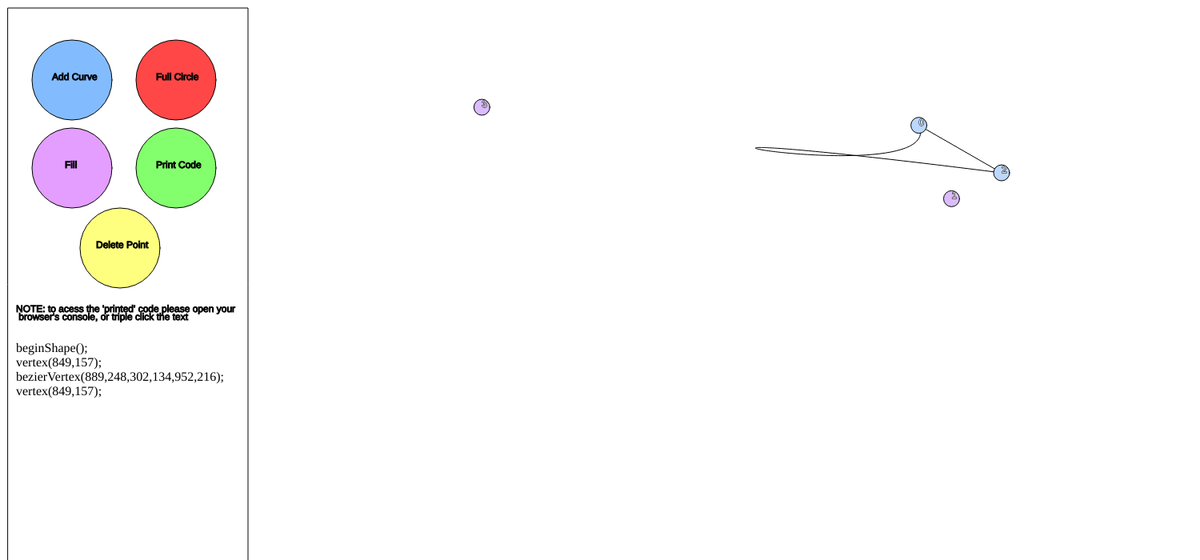
Frame 1 (no input)
Frame 60 (no input): identical to frame 1, image omitted
Frame 120 (the mouse pressed at the canvas centre since frame 60): identical to frame 1, image omitted

The p5.js sketch that drew this single still picture (run headless with seeded random() and noise() and a simulated clock; from frame 60 on, the mouse is pressed at the canvas centre):

// p5.js sketch
// ── sketch.js

//play with these varibles
var fillcolor;

var dragable; // Declare object
var dragables = []; //array to hold all the dragable buttons

//varibles for buttons
var justpushed = false;
var buttonx = 90;
var buttony = 100;
var buttonx2 = 220;
var buttony2= 100;
var buttonx3 = 90;
var buttony3= 210;
var buttonx4 = 220;
var buttony4= 210;
var buttonx5 = 150;
var buttony5= 310;

//varibles for shape
var shapefilled = false;
var fullcircle = true;

var killer;

function setup() {
 //play with these too!
 fillcolor = color(255, 182, 130);
 createCanvas(1500, 700);

 var killer = 0;


  
  // Create objects in dragable array
  dragables.push(new Dragme());
  dragables.push(new Dragme());
  dragables.push(new Dragme());
  dragables.push(new Dragme());
}

function draw() {
  //nice looking background
  background(255, 255, 255);
  
  //dealing with dragable graphics and position
  for (var i = 0; i < dragables.length; i++) {



    //making the dragables, well, dragable
    //creating a var to store how many are selected (without this you'd end up picking up two dragables at a time and you wouldnt be able to seperate them)
    var dragablesselcted = 0;
    //finding how many dragables are selected
    for (var m = 0; m < dragables.length; m++) {
      if(dragables[m].dragablemoving){dragablesselcted++;}
    }
    //if the mouse is pressed and other dragables aren't selected movement is enabled for this dragable (it checks for mouse position inside of the Dragme.move();)
    if((mouseIsPressed && dragablesselcted <= 1 && dragables[i].dragablemoving) || (dragablesselcted == 0)){
      dragables[i].move();
    }
    //if the mouse isn't pressed this makes it so no dragables are selected
    if(!mouseIsPressed){
      dragablesselcted = 0;
      dragables[i].dragablemoving = false;
    }

  }
  
  

  //making the curve using the dragable's locations
  //setting up P5 to just draw a line
  if(!shapefilled){
    noFill();
  }
  if(shapefilled){
    fill(fillcolor);
  }
  stroke(0,0,0);
  //starts drawing a shape
  beginShape();
  //gives the first point to the shape
  vertex(dragables[0].x, dragables[0].y);
  //for each 3 dragables it draws a bezzier using the 3 dragables and the last dragable from the most recent bezzier (in the first bezzier curve it uses the vertecy made a few lines above)
  for(var i = 1; i < dragables.length-1;i++){
    bezierVertex(dragables[i].x, dragables[i].y, dragables[i+2].x, dragables[i+2].y, dragables[i+1].x, dragables[i+1].y);
    i++;
    i++;
  }
  if(fullcircle){
    vertex(dragables[0].x, dragables[0].y);
  }

  
  endShape();
  for(var i = 0; i < dragables.length;i++){

    //dragable graphics
    //choosing color of dragable
    if( ((i+1) % 3 == 0) || (i == 0) ){
      fill(188, 216, 255);
    }  
    else{
      fill(219, 188, 255);
    }

    //displaying the dragables
    dragables[i].display();
    //writing the number of dragable inside of the dragable
    fill(255,255,255);
    text(i,dragables[i].x,dragables[i].y);
  }
  //setting the tint back to normal if the shape was filled
  tint(255);

  //UI stuff (buttons, generated code)
  fill(255,255,255);
  rect(10,10,300,height);

  //generated code
  fill(0);
  text("NOTE: to acess the 'printed' code please open your", 20,390);
  text(" browser's console, or triple click the text", 20, 400);
  removeElements();

  var htmltext = ['beginShape(); <br>' + "vertex(" + round(dragables[0].x-300) + "," + round(dragables[0].y) + "); <br>" ];
   htmltext.join(" ");
    var test;
 
    var testArray = ["a" , "b" ,"c"];
 

  for(var i = 1; i < dragables.length-1;i++){
 //Eva's code: this makes it so that it doesn't add each piece to the array, but as one line for the coordinates, eliminating extra commas 
      htmltext.push("bezierVertex(" + round(dragables[i].x-300) + "," + round(dragables[i].y)  + "," + round(dragables[i+2].x-300)  + "," + round(dragables[i+2].y)  + "," + round(dragables[i+1].x-300) + "," + round(dragables[i+1].y) + "); <br>");
 
    i++;
    i++;
    
  }
    

    
  if(fullcircle){
    htmltext.push("vertex(" + round(dragables[0].x-300) + "," + round(dragables[0].y) + ");");
         htmltext.join(" ");
  }
  else{
    htmltext.push("endShape();");
         htmltext.join(" ");
  }
 
    //original code to push text
    //var printhtmltext = createDiv(join(htmltext, ""));
 // printhtmltext.position(10,400);

    
    //Eva's added code that prints the code (htmltext) as text into a div
   // var printdiv = document.createElement("div");
   // rintdiv.innerHTML = htmltext;
    
    //var node = document.createTextNode(htmltext);
    //printdiv.appendChild(node);
    
   // var displayedText = document.getElementById("div1");
  //  displayedText.appendChild(printdiv); //replace instead of append

//attempt 2
    var printText = createP(htmltext.join(" "));
    printText.position(20,410);
    printText.innerHTML = htmltext;
   // document.getElementById("p1").innerHTML = htmltext;


    
    
    


  //buttons Note: I know this code is messy. I didn't want to make a button object for the 3-4 buttons im going to include in this program
  // get distance between mouse and circle

  var distance = dist(mouseX, mouseY, buttonx, buttony); 
  

  // if the distance is less than the circle's radius
  if(distance < 50)
  {
    isOverCircle = true;
  } else {
    isOverCircle = false;
  }

  ellipseMode(CENTER);
  //if the mouse is over the circle
  if(isOverCircle == true)
  {
    //changes the color of the button
    fill(100);
    if(mouseIsPressed && !justpushed){
      //if the button is pushed add in 3 new dragables, to make a new curve and make the button unpressable for short time (otherwise the screen becomes spammed with curves very quickly)
      justpushed = true;
      dragables.push(new Dragme());
      dragables.push(new Dragme());
      dragables.push(new Dragme());
    }
  }
  else {
    fill(200);
    
  }
  if(!mouseIsPressed){
    justpushed = false;
  }
  fill(130, 188, 255);
    ellipse(buttonx, buttony, 100, 100);
  fill(0,0,0);
  text("Add Curve",buttonx-25,buttony);




  // get distance between mouse and circle

  var distance = dist(mouseX, mouseY, buttonx2, buttony2); 
  

  // if the distance is less than the circle's radius
  if(distance < 50)
  {
    isOverCircle = true;
  } else {
    isOverCircle = false;
  }

  ellipseMode(CENTER);
  //if the mouse is over the circle
  if(isOverCircle == true)
  {
    //changes the color of the button
    fill(100);
    if(mouseIsPressed && !justpushed){
      justpushed=true;
      if(fullcircle){fullcircle=false;}
      else if(!fullcircle){fullcircle=true;}
    }
  }
  else {
    fill(200); 
  }
  if(!mouseIsPressed){
    justpushed = false;
  }
  fill(255, 71, 71);
    ellipse(buttonx2, buttony2, 100, 100);
  fill(0,0,0);
  text("Full Circle",buttonx2-25,buttony2);



  // get distance between mouse and circle

  var distance = dist(mouseX, mouseY, buttonx3, buttony3); 
  

  // if the distance is less than the circle's radius
  if(distance < 50)
  {
    isOverCircle = true;
  } else {
    isOverCircle = false;
  }

  ellipseMode(CENTER);
  //if the mouse is over the circle
  if(isOverCircle == true)
  {
    //changes the color of the button
    fill(100);
    if(mouseIsPressed && !justpushed){
      justpushed = true;
      if(shapefilled){shapefilled=false;}
      else if(!shapefilled){shapefilled=true;}
    }
  }
  else {
    fill(200); 
  }
  if(!mouseIsPressed){
    justpushed = false;
  }
  fill(227, 158, 255);
    ellipse(buttonx3, buttony3, 100, 100);
  fill(0,0,0);
  text("Fill",buttonx3-9,buttony3);


  // get distance between mouse and circle

  var distance = dist(mouseX, mouseY, buttonx4, buttony4); 
  

  // if the distance is less than the circle's radius
  if(distance < 50)
  {
    isOverCircle = true;
  } else {
    isOverCircle = false;
  }

  ellipseMode(CENTER);
  //if the mouse is over the circle
  if(isOverCircle == true)
  {
    //changes the color of the button
    fill(100);
    if(mouseIsPressed && !justpushed){
      justpushed = true;
      println("beginShape();");
      println("vertex(" + round(dragables[0].x-300) + round(dragables[0].y) + ");");
      for(var i = 1; i < dragables.length-1;i++){
        println("bezierVertex(" + round(dragables[i].x-300)  + round(dragables[i].y)  + round(dragables[i+2].x-300) + round(dragables[i+2].y) + round(dragables[i+1].x-300)  + round(dragables[i+1].y) + ");");
        i++;
        i++;
      }
      if(fullcircle){
        println("vertex(" + round(dragables[0].x-300)  + round(dragables[0].y) + ");");
        println("endShape();");
      }
      else{
        println("endShape();");
      }
      
    }
  }
  else {
    fill(200); 
  }
  if(!mouseIsPressed){
    justpushed = false;
  }
  fill(131, 255, 109);
    ellipse(buttonx4, buttony4, 100, 100);
  fill(0,0,0);
  text("Print Code",buttonx4-25,buttony4);

  var distance = dist(mouseX, mouseY, buttonx5, buttony5); 
  

  // if the distance is less than the circle's radius
  if(distance < 50)
  {
    isOverCircle = true;
  } else {
    isOverCircle = false;
  }

  ellipseMode(CENTER);
  //if the mouse is over the circle
  if(isOverCircle == true)
  {
    //changes the color of the button
    fill(100);
    if(mouseIsPressed && !justpushed){
      justpushed = true;
      dragables = shorten(dragables);
      dragables = shorten(dragables);
      dragables = shorten(dragables);
    }
  }
  else {
    fill(200); 
  }
  if(!mouseIsPressed){
    justpushed = false;
  }
 fill(255, 255, 127);
    ellipse(buttonx5, buttony5, 100, 100);
  fill(0,0,0);
  text("Delete Point",buttonx5-30,buttony5);

}

// Dragme class
function Dragme() {
  //making the varibles for the Dragme
  //randomly positions the dragable
  this.x = random(320,width-20);
  this.y = random(20,height-20);
  this.diameter = 20;
  this.dragablemoving = false;

  this.move = function() {
    //checking if draggable is clicked
    //checking if the mouse is pressed
    if (mouseIsPressed) {
      //checking if the mouse is within the dragable and within the editing window
      if ((((mouseX >= this.x - this.diameter) && (mouseX <= this.x + this.diameter) && (mouseY >= this.y - this.diameter) && (mouseY <= this.y + this.diameter)) || (this.dragablemoving)) && ((mouseX > 310) && (mouseX < width-10) && (mouseY > 10) && (mouseY < height-20)))  {
        //moves draggable to the mouse
        this.x = mouseX;
        this.y = mouseY;
        //sets the dragable's status to being clicked
        this.dragablemoving = true;
      }
    }
    //checking if the mouse isn't pressed 
    if (!mouseIsPressed) {
      //sets the dragable to not being clicked
      this.dragablemoving = false;
    }
  }

  this.display = function() {
    //simply draws the dragable(runs every frame on every dragable)
    ellipse(this.x, this.y, this.diameter, this.diameter);
  }
}
